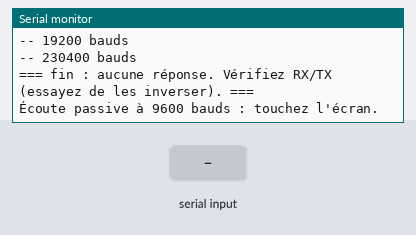
The sketch below on a simulated ESP32. Parts: the last lines printed to the serial monitor. The test bench sets the inputs (shaded band).

Above: at 12.0 s.
12.1 s: "1" received over Serial
At 13.0 s:
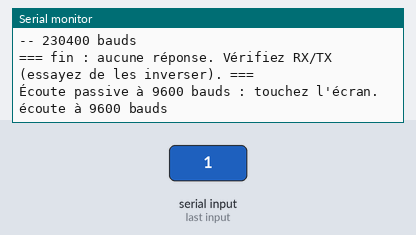
13.6 s: "p" received over the second serial link
At 14.3 s:
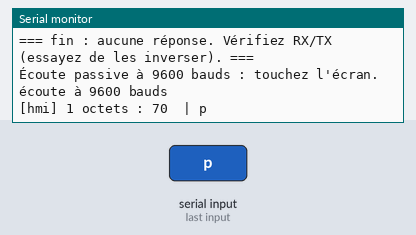
15.1 s: "1" received over the second serial link
At 15.5 s:
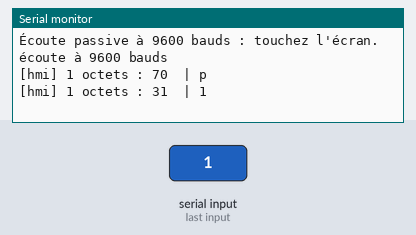
16.6 s: "2" received over Serial
At 17.9 s:
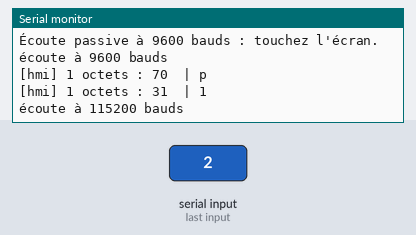
Timing chart, 0 to 19.1 s (numbered marks = the images above; inputs shaded):
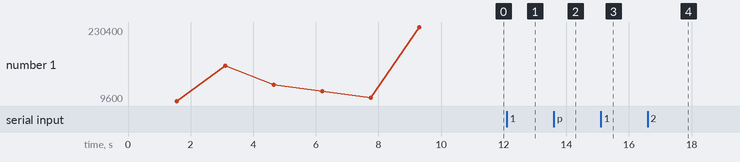

The sketch:

hmi_probe.ino
```cpp
/*
  Sonde UART pour l'écran HMI (sans Wi-Fi, sans rien d'autre).

  Câblage : D16 (RX2) <- TX écran,  D17 (TX2) -> RX écran,  GND commun, 5 V sur VCC écran.
  Moniteur série USB : 115200 bauds.

  Au démarrage : essaie plusieurs vitesses avec des commandes de type Nextion,
  puis reste à l'écoute et affiche tout octet reçu (touchez l'écran pour voir les événements).
  Touches du moniteur :  p = relancer la sonde   1..6 = forcer la vitesse écoute (voir liste)
*/

#define RX_PIN 16
#define TX_PIN 17

const uint32_t BAUDS[] = {9600, 115200, 57600, 38400, 19200, 230400};
const int NB = sizeof(BAUDS) / sizeof(BAUDS[0]);
uint32_t listenBaud = 9600;

void ff3() { Serial2.write(0xFF); Serial2.write(0xFF); Serial2.write(0xFF); }

void dump(const char* tag) {            // affiche les octets en attente (hex + ASCII)
  uint8_t buf[64]; int n = 0;
  uint32_t last = millis();
  while (millis() - last < 30 && n < 64) {
    if (Serial2.available()) { buf[n++] = Serial2.read(); last = millis(); }
  }
  if (!n) return;
  Serial.printf("%s %d octets : ", tag, n);
  for (int i = 0; i < n; i++) Serial.printf("%02X ", buf[i]);
  Serial.print(" | ");
  for (int i = 0; i < n; i++) Serial.print((buf[i] >= 32 && buf[i] < 127) ? (char)buf[i] : '.');
  Serial.println();
}

bool tryCmd(const char* label, const char* cmd, bool withFF) {
  while (Serial2.available()) Serial2.read();
  if (cmd[0]) Serial2.print(cmd);
  if (withFF) ff3();
  uint32_t t0 = millis(); bool got = false;
  while (millis() - t0 < 500) {
    if (Serial2.available()) { got = true; dump(label); t0 = millis(); }
  }
  return got;
}

void probe() {
  Serial.println("=== sonde ===");
  bool any = false;
  for (int i = 0; i < NB; i++) {
    Serial2.updateBaudRate(BAUDS[i]);
    delay(50);
    Serial.printf("-- %u bauds\n", BAUDS[i]);
    bool g = false;
    g |= tryCmd("connect ->", "connect", true);
    g |= tryCmd("sendme  ->", "sendme", true);
    g |= tryCmd("FFx3    ->", "", true);
    if (g) { any = true; listenBaud = BAUDS[i]; Serial.printf("   >>> réponse à %u bauds\n", BAUDS[i]); }
  }
  Serial2.updateBaudRate(listenBaud);
  Serial.println(any ? "=== fin : au moins une réponse (voir ci-dessus) ===" :
                       "=== fin : aucune réponse. Vérifiez RX/TX (essayez de les inverser). ===");
  Serial.printf("Écoute passive à %u bauds : touchez l'écran.\n", listenBaud);
}

void setup() {
  Serial.begin(115200);
  Serial2.begin(9600, SERIAL_8N1, RX_PIN, TX_PIN);
  delay(1500);
  probe();
}

void loop() {
  dump("[hmi]");
  while (Serial.available()) {
    char c = Serial.read();
    if (c == 'p') probe();
    if (c >= '1' && c <= '6') { listenBaud = BAUDS[c - '1']; Serial2.updateBaudRate(listenBaud); Serial.printf("écoute à %u bauds\n", listenBaud); }
  }
}
```

Measured:
- after the input at 12.1 s, the serial monitor: prints a new line at once (image 1)
- after the input at 13.6 s, the serial monitor: prints a new line at once (image 2)
- after the input at 15.1 s, the serial monitor: prints a new line at once (image 3)
- after the input at 16.6 s, the serial monitor: prints a new line at once (image 4)
